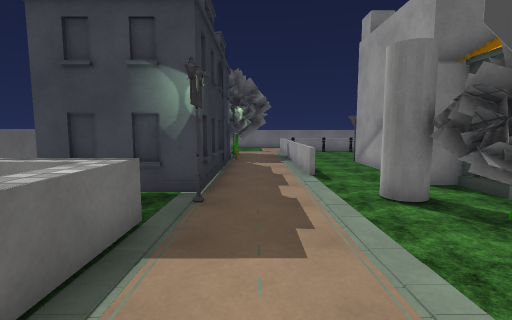
view 1 (above)

24 first-person views from a walk through a 3-D level made in the Unity game engine. The camera is 1.5 m above the floor, tilts 6° down and sees 85° across. The floor is counted in squares, 1 m on a side. Each view is taken from the middle of a square. On the plan, view 1 faces up. The plan holds only what a view shows up to about 14 squares ahead; the rest is blank. The place goes on beyond the plan. The player is left out. Some surface patterns are stand-ins.

view 2
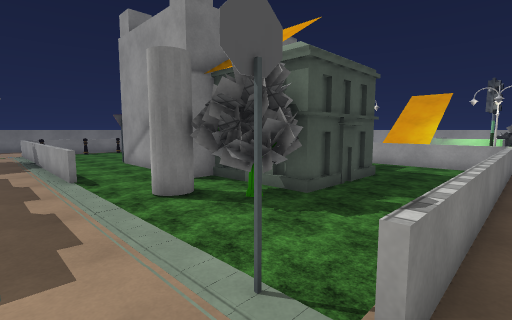

view 3
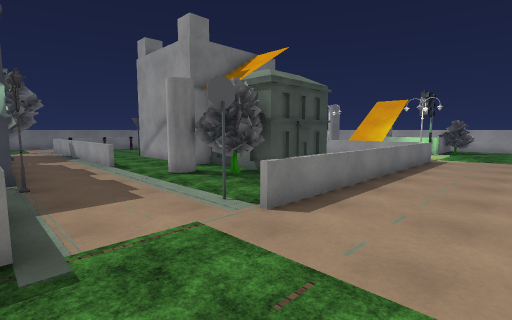

view 4
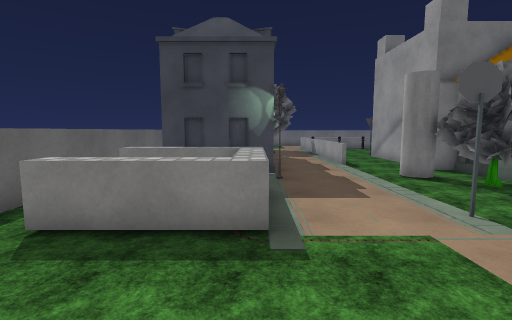

view 5
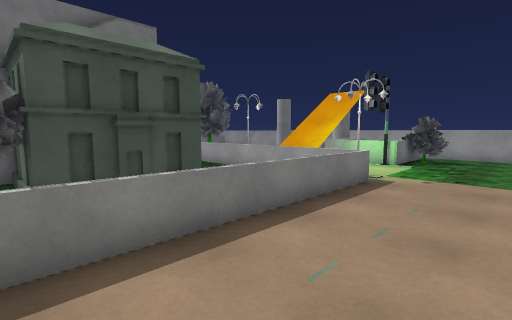

view 6
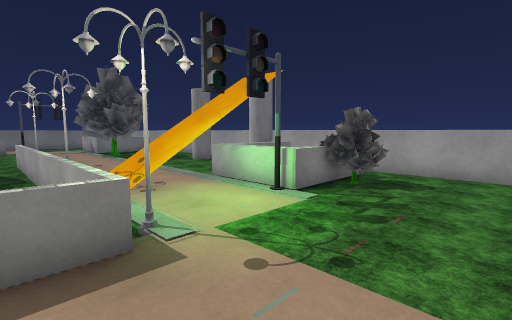

view 7
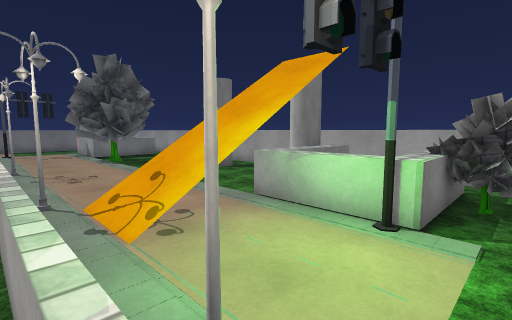

view 8
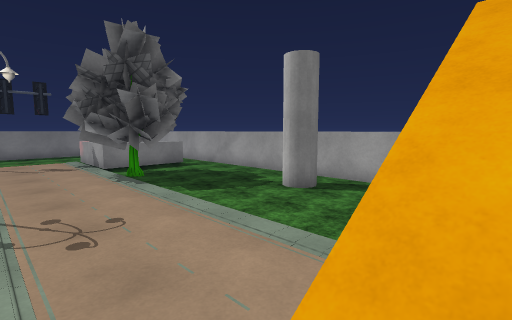

view 9
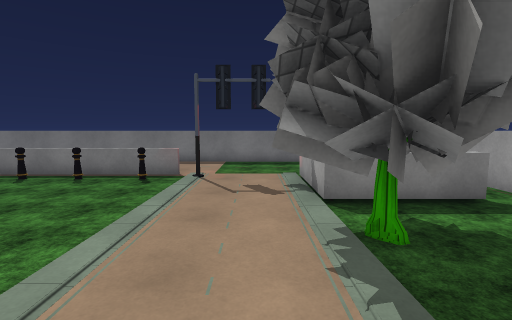

view 10
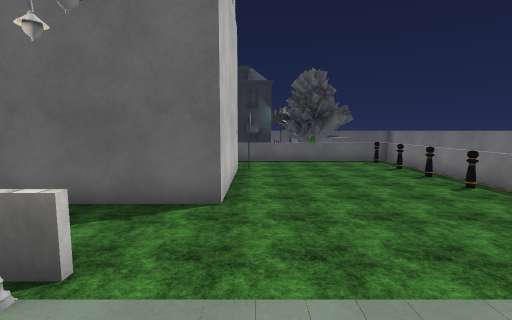

view 11
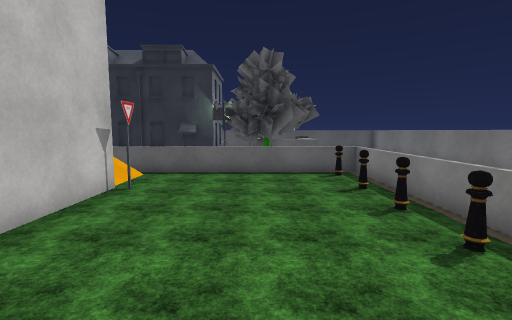

view 12
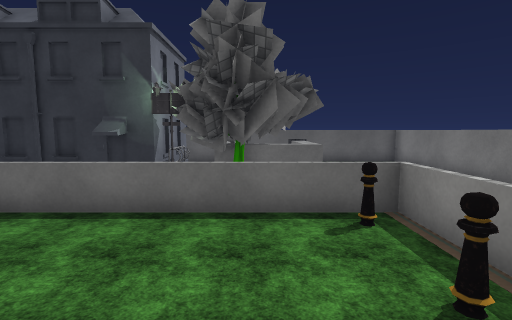

view 13
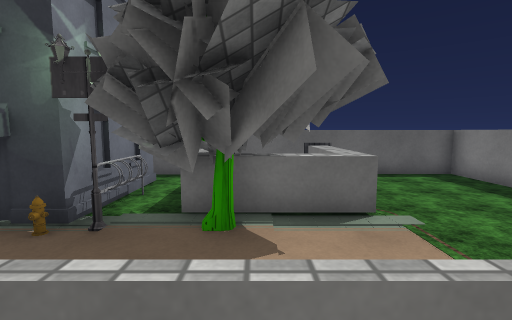

view 14
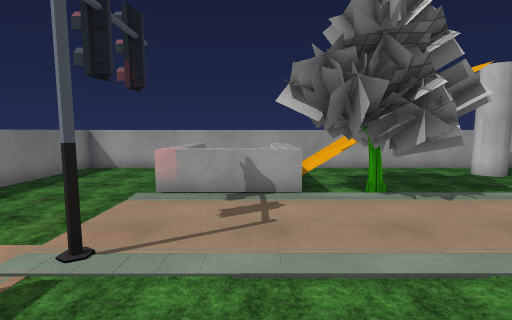

view 15
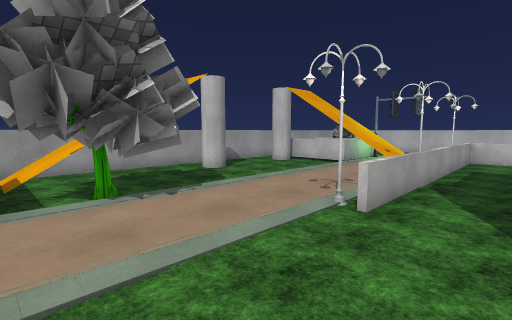

view 16
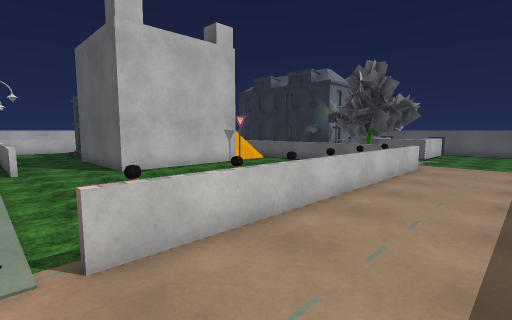

view 17
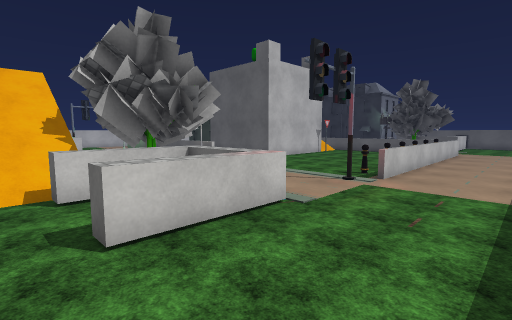

view 18
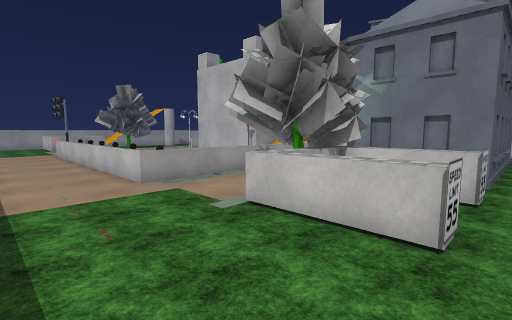

view 19
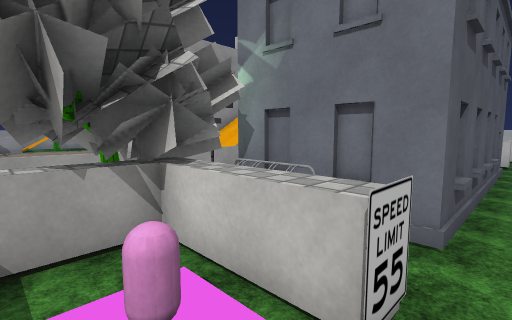

view 20
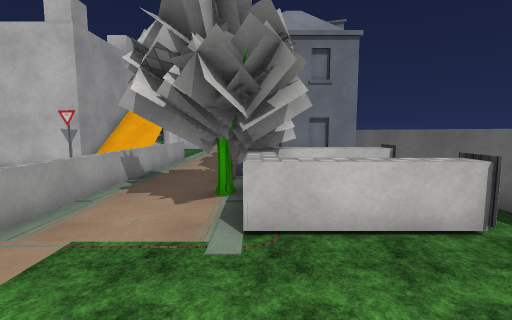

view 21
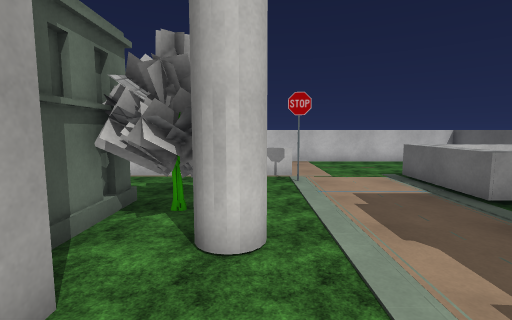

view 22
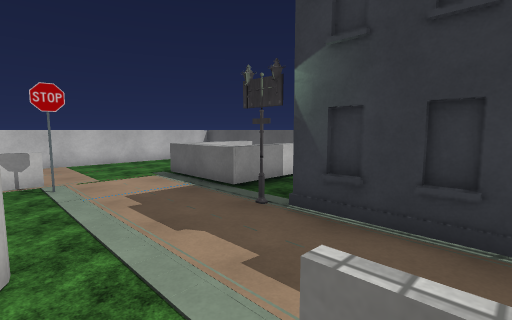

view 23
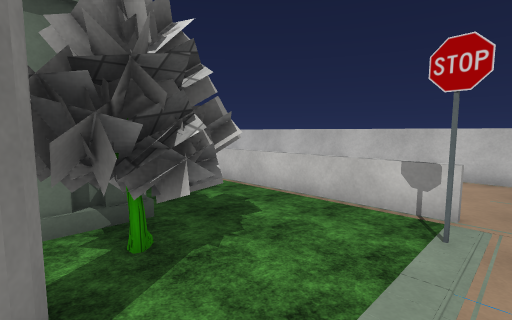

view 24
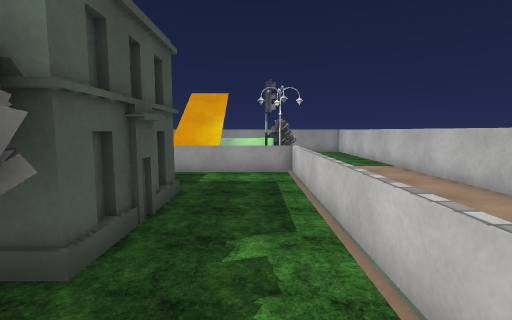

### Floor plan
Key: @ floor where view 1 was taken; # wall or solid block; . floor; / step, stairs or slope; = window, fence, low wall or low ledge; ^ raised ledge; B building; S signpost; C cube; T streetlight; Y cylinder; R tree; L bollard; I sign; A barricade; O other object.
Columns run from 7 left of view 1 to 23 right of it. Each row starts with its distance up from view 1.
 25 ########^^^^^^^^^^^^^^#########
 24 #.............................#
 23 #.............................#
 22 #.............................#
 21 #........============.........#
 20 #.IOOO...#L.L.L.LL.L.#...OOOO.#
 19 #....RR..=...............O  ..#
 18 #..ORRRR.=...............O ...#
 17 #.IORRRR.=...............OOOO.#
 16 #....RT..=..............RRR///=
 15 #.#BA#O..=.............RRRR#/^#
 14 #.#  #B..=..S...........RR.#/ #
 13 #.#  #...=//C####C............#
 12 #.#  #B..=//##  ##..=T........#
 11 #.#  #B..=//#    #..=.........#
 10 #.#  #...=..#    #..=.......Y.#
  9 #.#  #B..=..     #..=.........#
  8 #.#  #B.....C#   #..=.........#
  7 # ####.......#    ..=........ #
  6 # ....T...Y###    ..=T// ...  #
  5 # .........RR#   B..=.///..#Y #
  4 # OOOO.....RR##B##..=.///#OO# ^
  3 #    O.....R........=....O    ^
  2 #.   O...S..........=....OO   ^
  1 #.OOOO...============T...ORRO.^
  0 # .....@..................RR..^
 -1 #  ...........................^
 -2 #   ..........................^
 -3 #  ...........................^
 -4 ########^^^^^^^^^^^^^^^^^

Positions as (right, up) in squares from view 1, and headings:
1: (0, 0), facing up
2: (0, 0), facing up-right
3: (-2, -3), facing up-right
4: (-2, -3), facing up
5: (5, -3), facing up-right
6: (12, -3), facing up-right
7: (13, 0), facing up-right
8: (14, 5), facing up-right
9: (16, 11), facing up
10: (16, 14), facing left
11: (12, 17), facing left
12: (7, 18), facing left
13: (3, 18), facing left
14: (11, 18), facing right
15: (11, 17), facing down-right
16: (14, 24), facing down-left
17: (22, 24), facing down-left
18: (-6, 24), facing down-right
19: (-6, 19), facing down-right
20: (-2, 24), facing down
21: (3, 10), facing down
22: (3, 10), facing down-left
23: (1, 6), facing down-right
24: (3, 2), facing right
